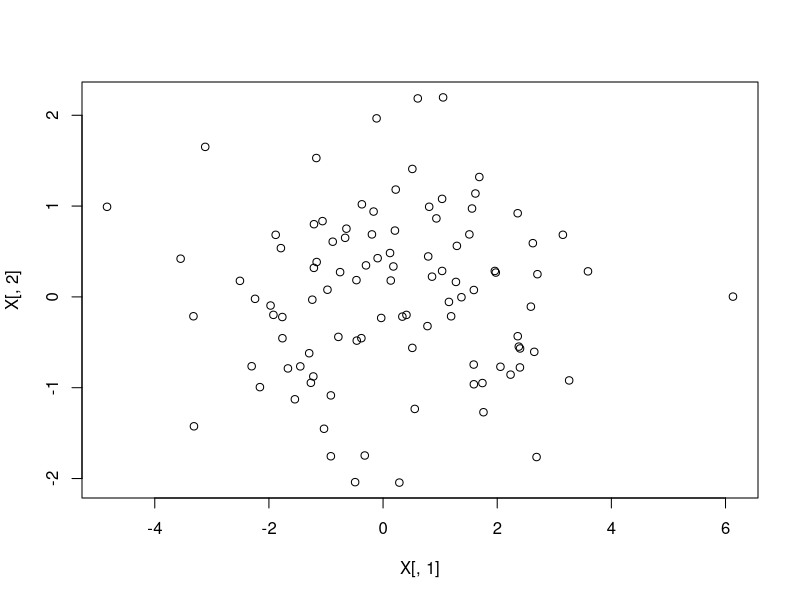
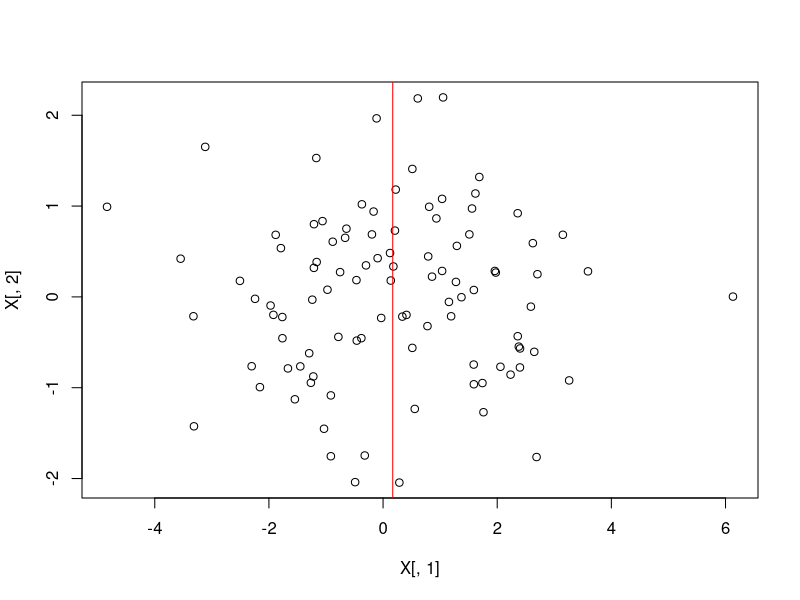

The R source for these figures, in order:
## ---- chunk 1
set.seed(6164900)
Y <- rnorm(100)
X <- cbind(Y + rnorm(100, 0 , 1.5), rnorm(100))
## ---- chunk 2
plot(X[,1], X[,2])
## ---- chunk 3
plot(X[,1], X[,2])
abline(v = mean(X[,1]), col = 'red')
## ---- chunk 4
df <- cbind(Y,X)
dfR1 <- df[df[,2] < mean(df[,2]),]
dfR2 <- df[df[,2] > mean(df[,2]),]

mR1 <- mean(dfR1)
mR2 <- mean(dfR2)

## ---- chunk 5
sum((dfR1[,1]-mR1)^2)
sum((dfR2[,1]-mR2)^2)

## ---- chunk 6
testsplit <- function(outcome, predictor, df){
  belowmean <- abovemean <- c()
  apply(df, 1, function(i){
    
  })
}

testsplit("Y", "Age", df)
